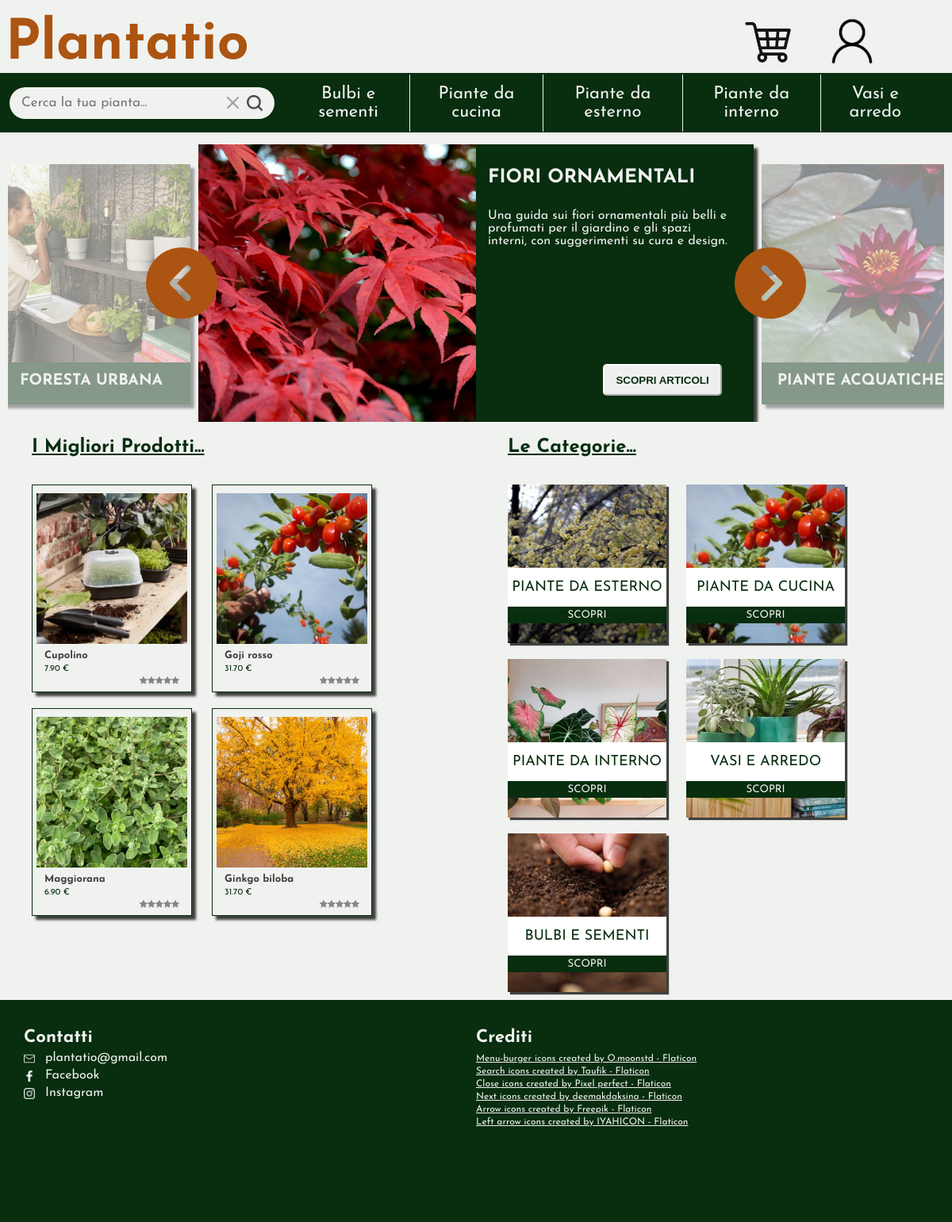
The page / on the database its author committed.
### tables this page shows
CREATE TABLE Gruppi (
    nomeGruppo VARCHAR(50) PRIMARY KEY,
    descrizioneGruppo TEXT
);

CREATE TABLE Prodotti (
    nome_prodotto VARCHAR(150) PRIMARY KEY,
    prezzo DECIMAL(10, 2) NOT NULL,
    id_sottocategoria VARCHAR(100) NOT NULL,
    stock INT NOT NULL,
    nome_volgare VARCHAR(50),  
    nome_scientifico VARCHAR(50),
    famiglia VARCHAR(50),
    genere VARCHAR(50),
    specie VARCHAR(50),
    dimensioni VARCHAR(30),  
    profumo VARCHAR(30),  
    tipologia_foglia VARCHAR(30),
    colore_foglia VARCHAR(30), 
    descrizione TEXT,
    voto INT NOT NULL
);

CREATE TABLE Categorie (
    nome_categoria VARCHAR(100) PRIMARY KEY,
    descrizione TEXT
);

### index.php (called while the page is built)
<?php
require_once 'bootstrap.php';
$templateParams["titolo"] = "Plantatio";
$templateParams["js"] = array("js/index.js", "js/nav.js", "js/header.js");
$templateParams["randomArticles"] = $dbh->getArticles(3);
$templateParams["mainContent"] = "main-index.php";
$templateParams["randomCategories"] = $dbh->getRandomCategories(5);
$templateParams["searchResults"]= $dbh->getBestProducts(4);
require 'template/base.php';
?>

### database/database.php (called while the page is built, shortened)
<?php
class DatabaseHelper
{
    private $db;
    public function __construct($servername, $username, $password, $dbname, $port)
    {
        $this->db = new mysqli($servername, $username, $password, $dbname, $port);
    }
    public function getSubCategoriesFromCategory($nomeCategoria)
    {
        $stmt = $this->db->prepare("SELECT nome_sottocategoria FROM SottoCategorie WHERE id_categoria = ?");
        $stmt->bind_param('s', $nomeCategoria);
        $stmt->execute();
        $result = $stmt->get_result();
        return $result->fetch_all(MYSQLI_ASSOC);
    }
    public function getCategories()
    {
        $stmt = $this->db->prepare("SELECT nome_categoria FROM Categorie");
        $stmt->execute();
        $result = $stmt->get_result();
        $categories = $result->fetch_all(MYSQLI_ASSOC);
        foreach ($categories as &$category) {
            $category["sottocategorie"] = array();
            $category["sottocategorie"] = $this->getSubCategoriesFromCategory($category["nome_categoria"]);
        }
        return $categories;
    }
    public function getRandomCategories($n)
    {
        $stmt = $this->db->prepare("SELECT * FROM Categorie ORDER BY RAND() LIMIT ? ");
        $stmt->bind_param('i', $n);
        $stmt->execute();
        $result = $stmt->get_result();
        return $result->fetch_all(MYSQLI_ASSOC);
    }
    public function getArticles($n)
    {
        $stmt = $this->db->prepare("SELECT * FROM Gruppi ORDER BY RAND() LIMIT ?");
        $stmt->bind_param('i', $n);
        $stmt->execute();
        $result = $stmt->get_result();
        return $result->fetch_all(MYSQLI_ASSOC);
    }
    public function getBestProducts($n)
    {
        $stmt = $this->db->prepare("SELECT * FROM prodotti ORDER BY voto LIMIT ?");
        $stmt->bind_param('i', $n);
        $stmt->execute();
        $result = $stmt->get_result();
        return $result->fetch_all(MYSQLI_ASSOC);
    }
}

### bootstrap.php (called while the page is built, shortened)
<?php
require_once("utils/functions.php");
require_once("database/database.php");
$dbh = new DatabaseHelper("localhost", "root", "", "plantatio", 3306);
$templateParams["categorie"] = $dbh->getCategories();
?>

### utils/functions.php (the view, shortened to what this page needs)
<?php
function replaceSpacesWithHyphens($string)
{
    $temp = $string;
    $newString = str_replace(' ', '-', $temp);
    return $newString;
}
function createArticle($groupInfo)
{
    $article = "
    <article>
        <img src='upload/gruppi/" . $groupInfo["nomeGruppo"] . ".jpg' alt='Immagine dell'articolo'/>
        <section class='article-body'>
            <h2>" . $groupInfo["nomeGruppo"] . "</h2>
            <p>" . $groupInfo["descrizioneGruppo"] . "</p>
            <section class='button-sec'>
                <input type='button' value='SCOPRI ARTICOLI' onclick=\"window.location.href='./search.php?gruppoSelezionato=" . urlencode($groupInfo['nomeGruppo']) . "'\"/>
            </section>
        </section>
    </article>";
    return $article;
}
function generateProductBox($productInfo)
{
    $productName = htmlspecialchars($productInfo['nome_prodotto']);
    $productPrice = htmlspecialchars($productInfo['prezzo']);
    $productRating = intval($productInfo['voto']);
    $stars = '';
    for ($i = 1; $i <= $productRating; $i++) {
        $stars .= '<span class="fa fa-star checked"></span>';
    }
    for ($i = $productRating + 1; $i <= 5; $i++) {
        $stars .= '<span class="fa fa-star"></span>';
    }
    $productBox = "
        <li>
            <a href=\"product.php?id=" . urlencode($productName) . "\">
                <img src=\"upload/prodotti/" . $productName . ".jpg\" class='product-image' alt='product image' />
                <h2>" . $productName . "</h2>
                <p>" . $productPrice . " €</p>
                <p>" . $stars . "</p>
            </a>
        </li>
    ";
    return $productBox;
}
function generateCAtegoryBox($categoryInfo)
{
    $categoryBox = "
        <li>
            <img src=\"upload/categorie/" . $categoryInfo["nome_categoria"] . ".jpg\" alt='" . $categoryInfo['nome_categoria'] . " image' />
            <section>
                <form action='search.php' method='GET'>
                    <input type='text' name='categoriaSelezionata' value='" . $categoryInfo["nome_categoria"] . "' readonly />
                    <input type='submit' value='SCOPRI' />
                </form>
            </section>
        </li>
    ";
    return $categoryBox;
}
function isUserLoggedIn()
{
    return !empty($_SESSION['email']);
}
?>

### template/base.php (shortened to what this page needs)
<!DOCTYPE html>
<html lang="it">
<head>
    <link rel="stylesheet" href="https://cdnjs.cloudflare.com/ajax/libs/font-awesome/4.7.0/css/font-awesome.min.css" />
        <link rel="stylesheet" type="text/css" href="./css/style.css" />
</head>
<body>
    <header>
        <a href="./index.php"><h1>Plantatio</h1>
        </a><ul>
            <li class="user_icon">
                <a href="<?php if(isUserLoggedIn()){echo '#';} else{ echo './login.php';} ?>" onclick="open_submenu()"><img class="user_icon" src=".\img\User-Icon.png" alt="user-icon"/><img
                </a>
            </li>
            <li>
                <a href="<?php if(isUserLoggedIn()){echo './cart.php';} else{ echo './login.php';} ?>"><img src=".\img\Cart-Icon.png" alt="cart-icon" /></a>
            </li>
        </ul>
    </header>
    <nav class="main-nav closed-nav">
        <form action="search.php" method="GET">
            <section class="search-text">
                <input type="text" id="fastSearch" name="fastSearch" placeholder="Cerca la tua pianta..." oninput="showSuggestions()" value="<?php if(isset($templateParams["searchedWord"])){echo($templateParams["searchedWord"]);}?>"/>
            </section>
            <img class="searchbar-icon cancel-button" src="upload/cancel-icon.png" alt="Reset search button"
                onclick="resetText('fastsearch')" />
            <input class="searchbar-icon search-button" type="image" src="upload/search-icon.png" alt="Submit search" />
        </form>
        <ul class="categories">
            <?php foreach ($templateParams["categorie"] as $categoria): ?>
                <li>
                    <button class="category-button" onclick='openSubcategories("<?php echo replaceSpacesWithHyphens($categoria["nome_categoria"]); ?>")' type="button"><?php echo $categoria["nome_categoria"]; ?>
                    </button>
                </li>
            <?php endforeach; ?>
        </ul>
    </nav>
    <?php
    if (isset($templateParams["mainContent"])) {
        require($templateParams["mainContent"]);
    }
    ?>
    <footer>
        <section class="contacts">
            <h1>Contatti</h1>
            <ul>
                <li>
                    <img src="./upload/email.png" alt="email icon">
                    <span>plantatio@gmail.com</span>
                </li>
                <li>
                    <img src="./upload/facebook.png" alt="facebook icon">
                    <span>Facebook</span>
                </li>
                <li>
                    <img src="./upload/instagram.png" alt="instagram icon">
                    <span>Instagram</span>
                </li>
            </ul>
        </section>
        <section class="credits">
            <h1>Crediti</h1>
            <ul>
                <li>
                    <a href="https://www.flaticon.com/free-icons/menu-burger" title="menu-burger icons">Menu-burger icons created by
                        O.moonstd - Flaticon</a>
                </li>
                <li>
                    <a href="https://www.flaticon.com/free-icons/search" title="search icons">Search icons created by Taufik -
                        Flaticon</a>
                </li>
                <li>
                    <a href="https://www.flaticon.com/free-icons/close" title="close icons">Close icons created by Pixel perfect -
                        Flaticon</a>
                </li>
                <li>
                    <a href="https://www.flaticon.com/free-icons/next" title="next icons">Next icons created by deemakdaksina -
                        Flaticon</a>
                </li>
                <li>
                    <a href="https://www.flaticon.com/free-icons/arrow" title="arrow icons">Arrow icons created by Freepik - Flaticon</a>
                </li>
                <li>
                    <a href="https://www.flaticon.com/free-icons/left-arrow" title="left arrow icons">Left arrow icons created by IYAHICON - Flaticon</a>
                </li>
            </ul>
        </section>
    </footer>
</body>
</html>

### template/main-index.php
<main>
    <section class="main-articles">
        <img src="./upload/left-arrow-icon.png" class="left-arrow-icon arrow-icon" onclick="focusLeftArticle()"
            alt="Arrow pointing left" />
        <img src="./upload/right-arrow-icon.png" class="right-arrow-icon arrow-icon" onclick="focusRightArticle()"
            alt="Arrow pointing right" />
        <ul>
            <li class="hidden left">
                <?php echo createArticle($templateParams["randomArticles"][0]) ?>
            </li>
            <li class="focused-article">
                <?php echo createArticle($templateParams["randomArticles"][1]) ?>
            </li>
            <li class="hidden right">
                <?php echo createArticle($templateParams["randomArticles"][2]) ?>
            </li>
        </ul>
    </section>
    <section class="best-products">
        <h2>I migliori prodotti...</h2>
        <ul class="search-results-list">
            <?php foreach ($templateParams["searchResults"] as $result) {
                echo generateProductBox($result);
            } ?>
        </ul>
    </section>
    <section class="main-categories-blocks">
        <h2>Le categorie...</h2>
        <ul>
            <?php foreach ($templateParams["randomCategories"] as $category) {
                echo generateCAtegoryBox($category);
            } ?>
        </ul>
    </section>
    <main>

### rows shown on the page
gruppi: nomeGruppo (picture), nomeGruppo "FORESTA URBANA"
gruppi: nomeGruppo (picture), nomeGruppo "FIORI ORNAMENTALI", descrizioneGruppo "Una guida sui fiori ornamentali più belli e profumati per il giardino e gli spazi interni, con suggerimenti su cura e design."
gruppi: nomeGruppo (picture), nomeGruppo "PIANTE ACQUATICHE"
prodotti: nome_prodotto (picture), nome_prodotto "Cupolino", prezzo "7.90", voto 0 (drawn)
prodotti: nome_prodotto (picture), nome_prodotto "Goji rosso", prezzo "31.70", voto 0 (drawn)
prodotti: nome_prodotto (picture), nome_prodotto "Maggiorana", prezzo "6.90", voto 0 (drawn)
prodotti: nome_prodotto (picture), nome_prodotto "Ginkgo biloba", prezzo "31.70", voto 0 (drawn)
categorie: nome_categoria (picture), categoriaSelezionata "Piante da esterno"
categorie: nome_categoria (picture), categoriaSelezionata "Piante da cucina"
categorie: nome_categoria (picture), categoriaSelezionata "Piante da interno"
categorie: nome_categoria (picture), categoriaSelezionata "Vasi e arredo"
categorie: nome_categoria (picture), categoriaSelezionata "Bulbi e sementi"

### other values the page prints
$categoria["nome_categoria"] "Bulbi e sementi"
$categoria["nome_categoria"] "Piante da cucina"
$categoria["nome_categoria"] "Piante da esterno"
$categoria["nome_categoria"] "Piante da interno"
$categoria["nome_categoria"] "Vasi e arredo"
